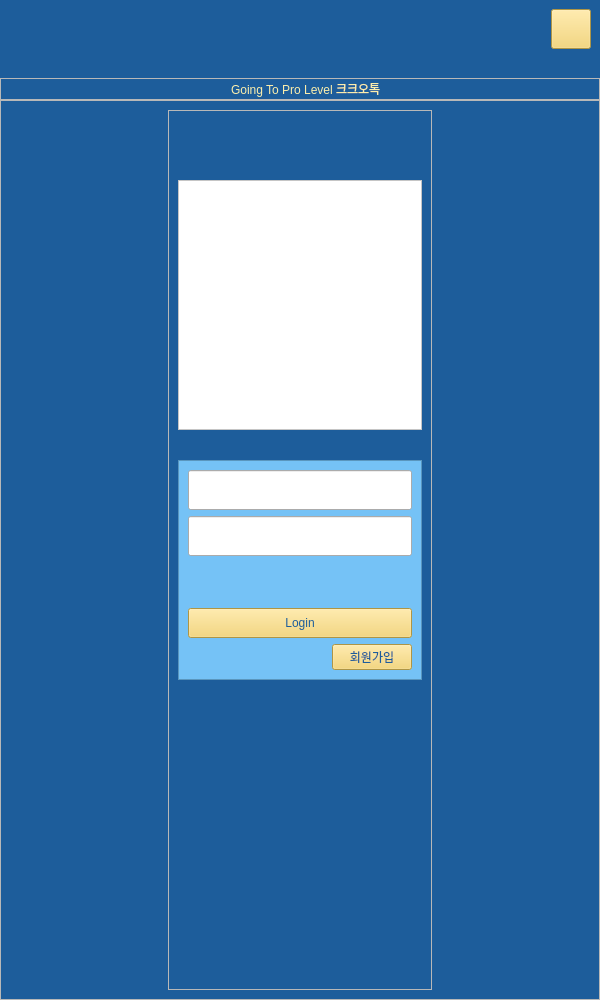
<?xml version="1.0" encoding="UTF-8"?>
<ui version="4.0">
 <class>login_widget</class>
 <widget class="QWidget" name="login_widget">
  <property name="geometry">
   <rect>
    <x>0</x>
    <y>0</y>
    <width>600</width>
    <height>1000</height>
   </rect>
  </property>
  <property name="windowTitle">
   <string>Form</string>
  </property>
  <property name="styleSheet">
   <string notr="true">#login_widget{
	background-color: #1D5D9B
}

#frame_5{
	background-color: white;
}

QLabel{
	color: #FBEEAC
}


QPushButton{
	background-color:#F4D160;
	color: #1D5D9B;
	font: bold 12pt &quot;나눔고딕&quot;;
}

QPushButton:hover{
	background-color:#FFFF9D;
}

QPushButton:pressed{
	background-color:#FEF5AC;
}


QLineEdit{
	color: #1D5D9B;
	font: bold 12pt &quot;나눔고딕&quot;;
}

#label_title{
	font: bold 20pt &quot;나눔고딕&quot;;
}

#frame_6{
	background-color : #75C2F6;
}</string>
  </property>
  <layout class="QVBoxLayout" name="verticalLayout">
   <property name="spacing">
    <number>0</number>
   </property>
   <property name="leftMargin">
    <number>0</number>
   </property>
   <property name="topMargin">
    <number>0</number>
   </property>
   <property name="rightMargin">
    <number>0</number>
   </property>
   <property name="bottomMargin">
    <number>0</number>
   </property>
   <item>
    <widget class="QWidget" name="widget_3" native="true">
     <layout class="QVBoxLayout" name="verticalLayout_3">
      <property name="spacing">
       <number>0</number>
      </property>
      <property name="leftMargin">
       <number>0</number>
      </property>
      <property name="topMargin">
       <number>0</number>
      </property>
      <property name="rightMargin">
       <number>0</number>
      </property>
      <property name="bottomMargin">
       <number>0</number>
      </property>
      <item>
       <layout class="QVBoxLayout" name="verticalLayout_2">
        <property name="spacing">
         <number>0</number>
        </property>
        <item>
         <widget class="QWidget" name="widget" native="true">
          <property name="minimumSize">
           <size>
            <width>0</width>
            <height>50</height>
           </size>
          </property>
          <layout class="QHBoxLayout" name="horizontalLayout">
           <item>
            <spacer name="horizontalSpacer_6">
             <property name="orientation">
              <enum>Qt::Horizontal</enum>
             </property>
             <property name="sizeHint" stdset="0">
              <size>
               <width>40</width>
               <height>20</height>
              </size>
             </property>
            </spacer>
           </item>
           <item>
            <widget class="QPushButton" name="btn_close">
             <property name="minimumSize">
              <size>
               <width>40</width>
               <height>40</height>
              </size>
             </property>
             <property name="maximumSize">
              <size>
               <width>40</width>
               <height>40</height>
              </size>
             </property>
             <property name="text">
              <string/>
             </property>
             <property name="icon">
              <iconset resource="../src_img/my_qrc.qrc">
               <normaloff>:/newPrefix/x.svg</normaloff>:/newPrefix/x.svg</iconset>
             </property>
            </widget>
           </item>
          </layout>
         </widget>
        </item>
        <item>
         <spacer name="verticalSpacer_5">
          <property name="orientation">
           <enum>Qt::Vertical</enum>
          </property>
          <property name="sizeType">
           <enum>QSizePolicy::Fixed</enum>
          </property>
          <property name="sizeHint" stdset="0">
           <size>
            <width>20</width>
            <height>20</height>
           </size>
          </property>
         </spacer>
        </item>
        <item>
         <widget class="QFrame" name="frame_2">
          <property name="frameShape">
           <enum>QFrame::StyledPanel</enum>
          </property>
          <property name="frameShadow">
           <enum>QFrame::Raised</enum>
          </property>
          <layout class="QHBoxLayout" name="horizontalLayout_2">
           <property name="spacing">
            <number>0</number>
           </property>
           <property name="leftMargin">
            <number>0</number>
           </property>
           <property name="topMargin">
            <number>0</number>
           </property>
           <property name="rightMargin">
            <number>0</number>
           </property>
           <property name="bottomMargin">
            <number>0</number>
           </property>
           <item>
            <spacer name="horizontalSpacer">
             <property name="orientation">
              <enum>Qt::Horizontal</enum>
             </property>
             <property name="sizeType">
              <enum>QSizePolicy::Expanding</enum>
             </property>
             <property name="sizeHint" stdset="0">
              <size>
               <width>230</width>
               <height>20</height>
              </size>
             </property>
            </spacer>
           </item>
           <item alignment="Qt::AlignHCenter">
            <widget class="QLabel" name="label_title">
             <property name="text">
              <string>Going To Pro Level 크크오톡</string>
             </property>
            </widget>
           </item>
           <item>
            <spacer name="horizontalSpacer_2">
             <property name="orientation">
              <enum>Qt::Horizontal</enum>
             </property>
             <property name="sizeType">
              <enum>QSizePolicy::Expanding</enum>
             </property>
             <property name="sizeHint" stdset="0">
              <size>
               <width>200</width>
               <height>20</height>
              </size>
             </property>
            </spacer>
           </item>
          </layout>
         </widget>
        </item>
        <item>
         <widget class="QFrame" name="frame">
          <property name="styleSheet">
           <string notr="true"/>
          </property>
          <property name="frameShape">
           <enum>QFrame::StyledPanel</enum>
          </property>
          <property name="frameShadow">
           <enum>QFrame::Raised</enum>
          </property>
          <layout class="QVBoxLayout" name="verticalLayout_6">
           <item>
            <layout class="QHBoxLayout" name="horizontalLayout_5">
             <item>
              <spacer name="horizontalSpacer_3">
               <property name="orientation">
                <enum>Qt::Horizontal</enum>
               </property>
               <property name="sizeType">
                <enum>QSizePolicy::Expanding</enum>
               </property>
               <property name="sizeHint" stdset="0">
                <size>
                 <width>150</width>
                 <height>20</height>
                </size>
               </property>
              </spacer>
             </item>
             <item>
              <widget class="QFrame" name="frame_4">
               <property name="frameShape">
                <enum>QFrame::StyledPanel</enum>
               </property>
               <property name="frameShadow">
                <enum>QFrame::Raised</enum>
               </property>
               <layout class="QVBoxLayout" name="verticalLayout_5">
                <item>
                 <spacer name="verticalSpacer_4">
                  <property name="orientation">
                   <enum>Qt::Vertical</enum>
                  </property>
                  <property name="sizeType">
                   <enum>QSizePolicy::Expanding</enum>
                  </property>
                  <property name="sizeHint" stdset="0">
                   <size>
                    <width>20</width>
                    <height>60</height>
                   </size>
                  </property>
                 </spacer>
                </item>
                <item>
                 <widget class="QFrame" name="frame_5">
                  <property name="sizePolicy">
                   <sizepolicy hsizetype="Preferred" vsizetype="Preferred">
                    <horstretch>0</horstretch>
                    <verstretch>0</verstretch>
                   </sizepolicy>
                  </property>
                  <property name="minimumSize">
                   <size>
                    <width>0</width>
                    <height>250</height>
                   </size>
                  </property>
                  <property name="frameShape">
                   <enum>QFrame::StyledPanel</enum>
                  </property>
                  <property name="frameShadow">
                   <enum>QFrame::Raised</enum>
                  </property>
                  <layout class="QHBoxLayout" name="horizontalLayout_4">
                   <item>
                    <widget class="QLabel" name="label_img">
                     <property name="minimumSize">
                      <size>
                       <width>224</width>
                       <height>230</height>
                      </size>
                     </property>
                     <property name="maximumSize">
                      <size>
                       <width>224</width>
                       <height>230</height>
                      </size>
                     </property>
                     <property name="text">
                      <string/>
                     </property>
                     <property name="pixmap">
                      <pixmap resource="../src_img/my_qrc.qrc">:/newPrefix/logo.png</pixmap>
                     </property>
                     <property name="scaledContents">
                      <bool>true</bool>
                     </property>
                    </widget>
                   </item>
                  </layout>
                 </widget>
                </item>
                <item>
                 <spacer name="verticalSpacer_3">
                  <property name="orientation">
                   <enum>Qt::Vertical</enum>
                  </property>
                  <property name="sizeType">
                   <enum>QSizePolicy::Expanding</enum>
                  </property>
                  <property name="sizeHint" stdset="0">
                   <size>
                    <width>20</width>
                    <height>20</height>
                   </size>
                  </property>
                 </spacer>
                </item>
                <item>
                 <widget class="QFrame" name="frame_6">
                  <property name="frameShape">
                   <enum>QFrame::StyledPanel</enum>
                  </property>
                  <property name="frameShadow">
                   <enum>QFrame::Raised</enum>
                  </property>
                  <layout class="QVBoxLayout" name="verticalLayout_4">
                   <property name="spacing">
                    <number>6</number>
                   </property>
                   <property name="leftMargin">
                    <number>9</number>
                   </property>
                   <property name="topMargin">
                    <number>9</number>
                   </property>
                   <property name="rightMargin">
                    <number>9</number>
                   </property>
                   <property name="bottomMargin">
                    <number>9</number>
                   </property>
                   <item>
                    <widget class="QLineEdit" name="line_edit_id">
                     <property name="minimumSize">
                      <size>
                       <width>0</width>
                       <height>40</height>
                      </size>
                     </property>
                    </widget>
                   </item>
                   <item>
                    <widget class="QLineEdit" name="line_edit_pw">
                     <property name="minimumSize">
                      <size>
                       <width>0</width>
                       <height>40</height>
                      </size>
                     </property>
                     <property name="echoMode">
                      <enum>QLineEdit::Password</enum>
                     </property>
                    </widget>
                   </item>
                   <item>
                    <widget class="QLabel" name="label_warning">
                     <property name="minimumSize">
                      <size>
                       <width>0</width>
                       <height>30</height>
                      </size>
                     </property>
                     <property name="text">
                      <string/>
                     </property>
                    </widget>
                   </item>
                   <item>
                    <spacer name="verticalSpacer_2">
                     <property name="orientation">
                      <enum>Qt::Vertical</enum>
                     </property>
                     <property name="sizeType">
                      <enum>QSizePolicy::Fixed</enum>
                     </property>
                     <property name="sizeHint" stdset="0">
                      <size>
                       <width>20</width>
                       <height>10</height>
                      </size>
                     </property>
                    </spacer>
                   </item>
                   <item>
                    <widget class="QPushButton" name="btn_login">
                     <property name="minimumSize">
                      <size>
                       <width>0</width>
                       <height>30</height>
                      </size>
                     </property>
                     <property name="text">
                      <string>Login</string>
                     </property>
                    </widget>
                   </item>
                   <item>
                    <widget class="QWidget" name="widget_2" native="true">
                     <layout class="QHBoxLayout" name="horizontalLayout_3">
                      <property name="spacing">
                       <number>0</number>
                      </property>
                      <property name="leftMargin">
                       <number>0</number>
                      </property>
                      <property name="topMargin">
                       <number>0</number>
                      </property>
                      <property name="rightMargin">
                       <number>0</number>
                      </property>
                      <property name="bottomMargin">
                       <number>0</number>
                      </property>
                      <item>
                       <spacer name="horizontalSpacer_5">
                        <property name="orientation">
                         <enum>Qt::Horizontal</enum>
                        </property>
                        <property name="sizeHint" stdset="0">
                         <size>
                          <width>48</width>
                          <height>20</height>
                         </size>
                        </property>
                       </spacer>
                      </item>
                      <item>
                       <widget class="QPushButton" name="btn_join">
                        <property name="text">
                         <string>회원가입</string>
                        </property>
                       </widget>
                      </item>
                     </layout>
                    </widget>
                   </item>
                  </layout>
                 </widget>
                </item>
                <item>
                 <spacer name="verticalSpacer">
                  <property name="orientation">
                   <enum>Qt::Vertical</enum>
                  </property>
                  <property name="sizeType">
                   <enum>QSizePolicy::Expanding</enum>
                  </property>
                  <property name="sizeHint" stdset="0">
                   <size>
                    <width>200</width>
                    <height>300</height>
                   </size>
                  </property>
                 </spacer>
                </item>
               </layout>
              </widget>
             </item>
             <item>
              <spacer name="horizontalSpacer_4">
               <property name="orientation">
                <enum>Qt::Horizontal</enum>
               </property>
               <property name="sizeType">
                <enum>QSizePolicy::Expanding</enum>
               </property>
               <property name="sizeHint" stdset="0">
                <size>
                 <width>150</width>
                 <height>20</height>
                </size>
               </property>
              </spacer>
             </item>
            </layout>
           </item>
          </layout>
         </widget>
        </item>
       </layout>
      </item>
     </layout>
    </widget>
   </item>
  </layout>
 </widget>
 <resources>
  <include location="../src_img/my_qrc.qrc"/>
 </resources>
 <connections/>
</ui>
